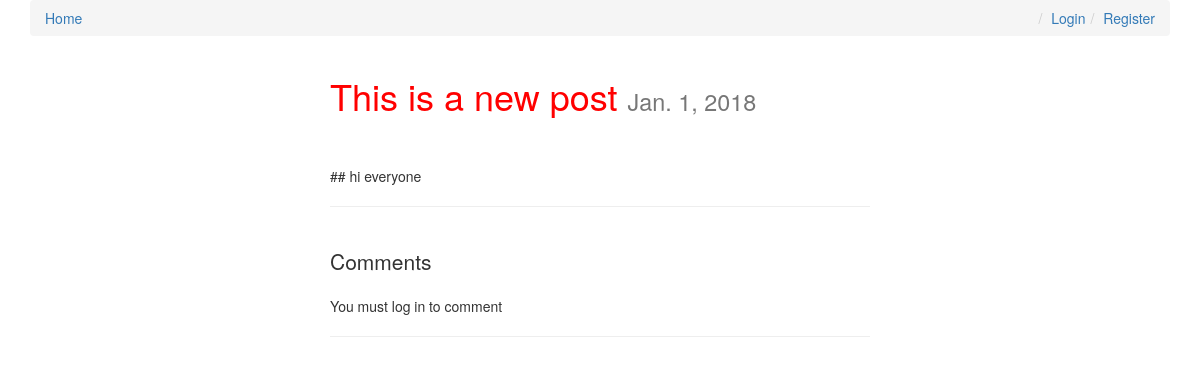
/this-is-a-new-post/, run on the app's committed database.
### post/models.py (models this page shows, shortened)
class Post(models.Model):
	user = models.ForeignKey(settings.AUTH_USER_MODEL,on_delete=models.CASCADE)
	title = models.CharField(max_length= 150)
	slug = models.SlugField(unique=True)
	image = models.ImageField(upload_to=upload_location,
			null=True,
			blank=True,
			width_field = "width_field",
			height_field = "height_field")
	width_field = models.IntegerField(default=0)
	height_field = models.IntegerField(default=0)
	content = models.TextField()
	draft = models.BooleanField(default=False)
	publish  = models.DateField(auto_now=False,auto_now_add=False)
	updated = models.DateTimeField(auto_now = True,auto_now_add = False)
	timestamp = models.DateTimeField(auto_now = False , auto_now_add = True)
	objects = PostManager()
	class Meta:
		ordering = ['-timestamp','updated']
	@property
	def comment(self):
		instance = self
		qs = Comments.objects.filter_for_comment(instance)
		return qs
	@property
	def get_content_type(self):
		instance = self
		qs = ContentType.objects.get_for_model(instance.__class__)
		return qs

### post/views.py (the view)
# urls.py: url(r'^(?P<slug>[\w-]+)/$',post_detail_view,name="detail"),
def post_detail_view(request,slug=None):
	is_authenticated = request.user.is_authenticated
	today = timezone.now().date()
	instance = get_object_or_404(Post,slug=slug)
	if (instance.draft or instance.publish > timezone.now().date()) and instance.user != request.user:
		if not request.user.is_staff or not request.user.is_superuser:
			return Http404
	share_string = quote_plus(instance.content)
	comment = instance.comment
	initial_data = {
		"content_type": instance.get_content_type,
		"object_id": int(instance.id)
	}
	form = CommentForm(request.POST or None,initial=initial_data)
	if form.is_valid():
		c_type  = form.cleaned_data.get('content_type')
		content_type = ContentType.objects.get(model=c_type)
		object_id = form.cleaned_data.get('object_id')
		content = form.cleaned_data.get('content')
		parent_qs = None
		try:
			parent = int(request.POST.get('parent_id'))
		except:
			parent = None
		if parent:
			parent_obj = Comments.objects.filter(id = parent)
			if parent_obj.exists() and parent_obj.count() == 1:
				parent_qs = parent_obj.first()
		new_comment , created = Comments.objects.get_or_create(
									user = request.user,
									content_type = content_type,
									object_id = object_id,
									content = content,
									parent = parent_qs
								)
		return HttpResponseRedirect(new_comment.content_object.get_absolute_url())
	else:
		print(form.errors)
	context = {
		"instance"  : instance,
		"share_string" : share_string,
		"comments" : comment,
		"form" : form,
		"today" : today,
		"is_authenticated" : is_authenticated
	}
	return render(request,"post_detail.html",context)

### comments/models.py (called while the page is built)
	def filter_for_comment(self,instance,*args,**kwargs):
		content_type = ContentType.objects.get_for_model(instance.__class__)
		object_id = int(instance.id)
		return super(CommentManager,self).filter(content_type=content_type,object_id=object_id).filter(parent=None)

### templates/post_detail.html (shortened to what this page needs)
{% extends "base.html" %}
{% load crispy_forms_tags %}
{% block content %}
<div class='col-sm-6 col-sm-offset-3'>
	<h1>{{ instance.title }}
		{% if instance.draft %}<span style="color:gray;font-size: 15px;margin-right: 15px">DRAFT</span>{% endif %}<small>{{ instance.publish }}</small></h1>
<br><br>
<div class='row'>
	<div class='col-sm-12 '>
		<div class="content-markdown">{{ instance.content }}</div>
		<hr/>
		<br/>
		<div>
			<p class='lead'>Comments</p>
			{% if is_authenticated %}
			<form method='POST' action='.'>{% csrf_token %}
				{{ form|crispy }}
				<input type='submit' class='btn btn-default' value='Comment' />
			</form>
			{% else %}
			<p>You must log in to comment</p>
			{% endif %}
			<hr/>
			</div>
	</div>
</div>
</div>
{% endblock content %}

### static/css/base.css (style rules this page uses)
h1 { color : red }

### data on the page
Post: title "This is a new post", publish "Jan. 1, 2018", content "## hi everyone"
